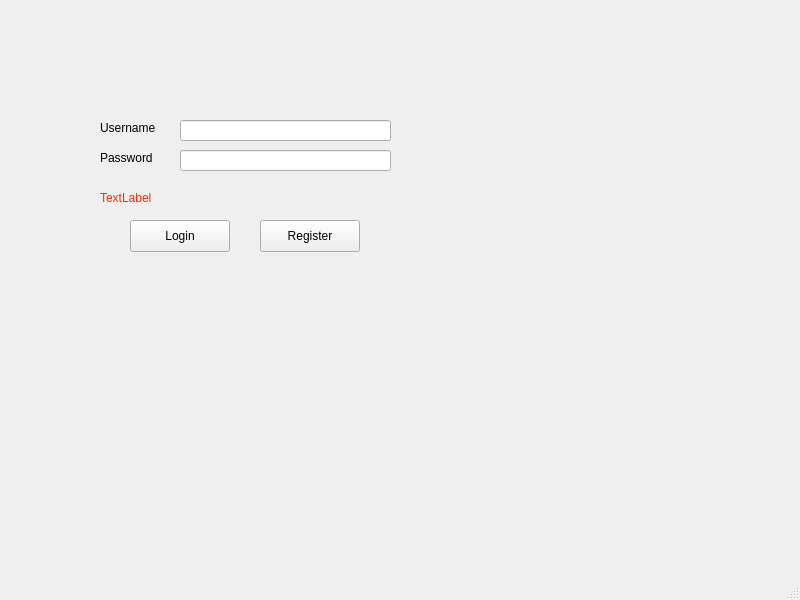
<?xml version="1.0" encoding="UTF-8"?>
<ui version="4.0">
 <class>MainWindow</class>
 <widget class="QMainWindow" name="MainWindow">
  <property name="geometry">
   <rect>
    <x>0</x>
    <y>0</y>
    <width>800</width>
    <height>600</height>
   </rect>
  </property>
  <property name="windowTitle">
   <string>MainWindow</string>
  </property>
  <widget class="QWidget" name="centralwidget">
   <widget class="QLabel" name="label_username">
    <property name="geometry">
     <rect>
      <x>100</x>
      <y>120</y>
      <width>131</width>
      <height>16</height>
     </rect>
    </property>
    <property name="text">
     <string>Username</string>
    </property>
   </widget>
   <widget class="QLabel" name="label_password">
    <property name="geometry">
     <rect>
      <x>100</x>
      <y>150</y>
      <width>58</width>
      <height>16</height>
     </rect>
    </property>
    <property name="text">
     <string>Password</string>
    </property>
   </widget>
   <widget class="QLineEdit" name="lineEdit_username">
    <property name="geometry">
     <rect>
      <x>180</x>
      <y>120</y>
      <width>211</width>
      <height>21</height>
     </rect>
    </property>
   </widget>
   <widget class="QLineEdit" name="lineEdit_password">
    <property name="geometry">
     <rect>
      <x>180</x>
      <y>150</y>
      <width>211</width>
      <height>21</height>
     </rect>
    </property>
    <property name="echoMode">
     <enum>QLineEdit::Password</enum>
    </property>
   </widget>
   <widget class="QPushButton" name="pushButton_login">
    <property name="geometry">
     <rect>
      <x>130</x>
      <y>220</y>
      <width>100</width>
      <height>32</height>
     </rect>
    </property>
    <property name="text">
     <string>Login</string>
    </property>
   </widget>
   <widget class="QPushButton" name="pushButton_register">
    <property name="geometry">
     <rect>
      <x>260</x>
      <y>220</y>
      <width>100</width>
      <height>32</height>
     </rect>
    </property>
    <property name="text">
     <string>Register</string>
    </property>
   </widget>
   <widget class="QLabel" name="label_error">
    <property name="geometry">
     <rect>
      <x>100</x>
      <y>190</y>
      <width>291</width>
      <height>16</height>
     </rect>
    </property>
    <property name="text">
     <string>&lt;html&gt;&lt;head/&gt;&lt;body&gt;&lt;p&gt;&lt;span style=&quot; color:#ff2600;&quot;&gt;TextLabel&lt;/span&gt;&lt;/p&gt;&lt;/body&gt;&lt;/html&gt;</string>
    </property>
   </widget>
  </widget>
  <widget class="QMenuBar" name="menubar">
   <property name="geometry">
    <rect>
     <x>0</x>
     <y>0</y>
     <width>800</width>
     <height>36</height>
    </rect>
   </property>
  </widget>
  <widget class="QStatusBar" name="statusbar"/>
 </widget>
 <resources/>
 <connections/>
</ui>
